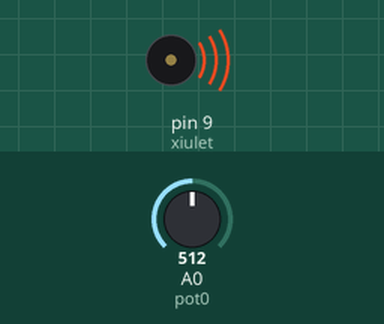
Recording of a sketch running on a simulated Arduino Uno, built with avr-gcc and run on an emulated ATmega328P. Parts: buzzer (waves = sounding). The test bench sets the inputs (shaded band); at power-on: A0 (pot0) = 512.

Above: at 2.8 s.
2.9 s: A0 (pot0) set to 1023
At 6.1 s:
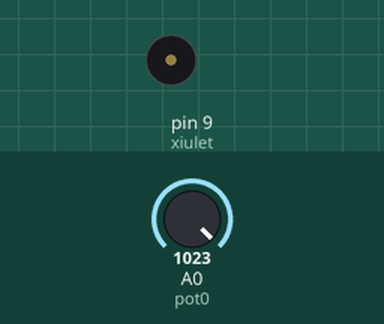
Timing chart, 0 to 14.9 s (numbered marks = the images above; inputs shaded):
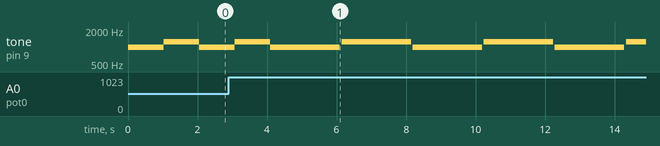

The sketch:

005_Ex4.ino
```cpp
/*********************************************************************************
**                                                                              **
**                               Sirena                                         **
**                                                                              **
**                                                                              **
**    Nom: Pol Careta                                          Data:15/01/22    **
*********************************************************************************/
//*************************** Includes *******************************************

//********** Variables ************************************************************
const byte xiulet = 9;        // donar nom al pin 9 de l’Arduino
const byte pot0 = A0;         // donar nom al pin A0 de l’Arduino
int valPot0;                 // guardar valor del potenciometre

//********** Setup ****************************************************************
void setup()
{
  pinMode(xiulet, OUTPUT);   // definir el pin 9 com una sortida
}

//********** Loop *****************************************************************
void loop()
{
  valPot0 = analogRead(pot0);    // llegir valor potenciòmetre

  tone(xiulet, 1000, 2000);    // xiulet de durada valPot0
  delay(2*valPot0);              // esperar valPot0 del xiulet + valPot0 silenci

   tone(xiulet, 1250, 2000);    // xiulet de durada valPot0
  delay(2*valPot0);              // esperar valPot0 del xiulet + valPot0 silenci
}

//********** Funcions *************************************************************
```

Measured:
- by itself, tone on pin 9 (xiulet): repeats every 4.1 s: 1000 Hz 2.0 s, silent 0.05 s, 1250 Hz 2.0 s, silent 0.05 s
